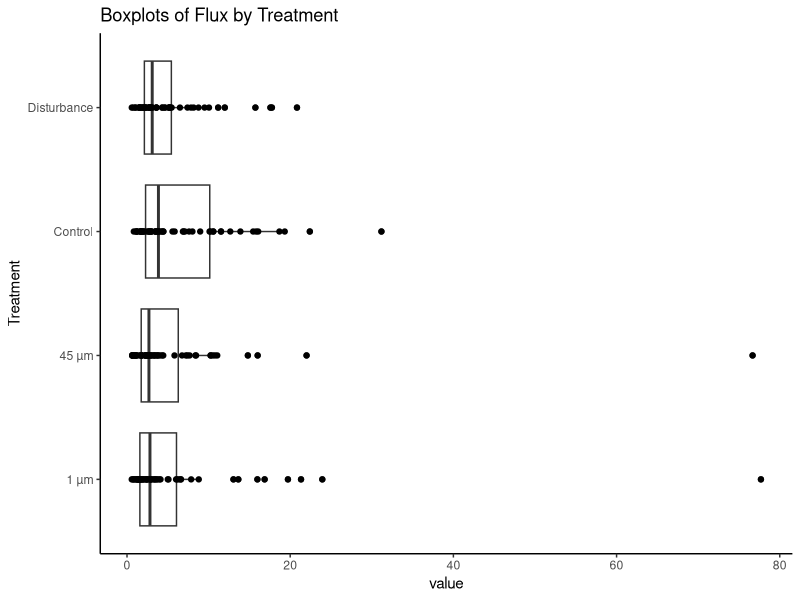
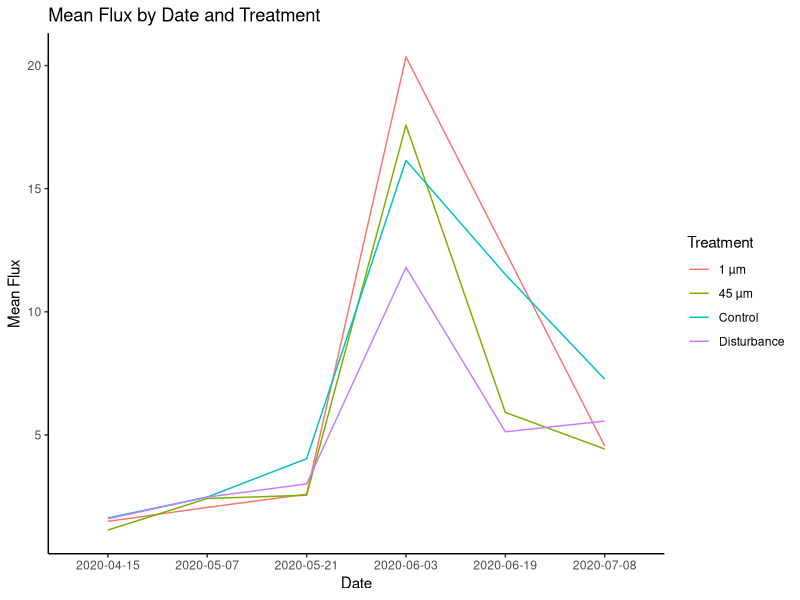

The R script that drew these images, in order:
## ---- chunk 1
#necessary libraries and data
library(dplyr)
library(tidyr)
library(ggplot2)
fluxes = readr::read_csv("fluxes.csv")
collar_map = readr::read_csv("collar_map.csv")

#theme for document 
theme_set(theme_classic())
## ---- chunk 2
#cean up both datasets
fluxesTidy = 
  (fluxes %>% 
    gather(date, value, 2:7))
collarMapTidy = 
  collar_map %>% select(-LI8100A_Port, -Group, -Plot)
#merge the datasets pre filter data to find total observations
collarInfoPreFilter =
  collarMapTidy %>% left_join(fluxesTidy, "Collar")
#general collarInfo
collarInfo = collarInfoPreFilter %>%
  filter(!is.na(value))


## ---- chunk 3
#set up for date info (final and first)
sortedByDate = collarInfo$date %>% sort(decreasing = FALSE) #sort collar info sorted by date 
## ---- chunk 4
infoByTreatment = collarInfo %>% group_by(Treatment) %>% summarize(mean(value), sd(value), n()) 
print(infoByTreatment)
## ---- chunk 5
#setup for means and stdev by treatment and date
statsByBoth = collarInfo %>% group_by(date, Treatment) %>% summarize(means = mean(value), stDevds = sd(value))

#setup for graphs
boxplotGraph = collarInfo %>% ggplot(aes(value, Treatment)) + geom_boxplot() + geom_jitter(height = 0) + ggtitle("Boxplots of Flux by Treatment")

lineMeanBothGraph = statsByBoth %>% ggplot(aes(date, means, group = Treatment, color = Treatment)) + geom_line() + ggtitle("Mean Flux by Date and Treatment") + xlab("Date") + ylab("Mean Flux")
## ---- chunk 6
boxplotGraph

lineMeanBothGraph
## ---- chunk 7
collarsNotIncluded = collarInfoPreFilter %>% filter(is.na(value)) %>% select(-value)
collarsNotIncluded
## ---- chunk 8
sessionInfo()
